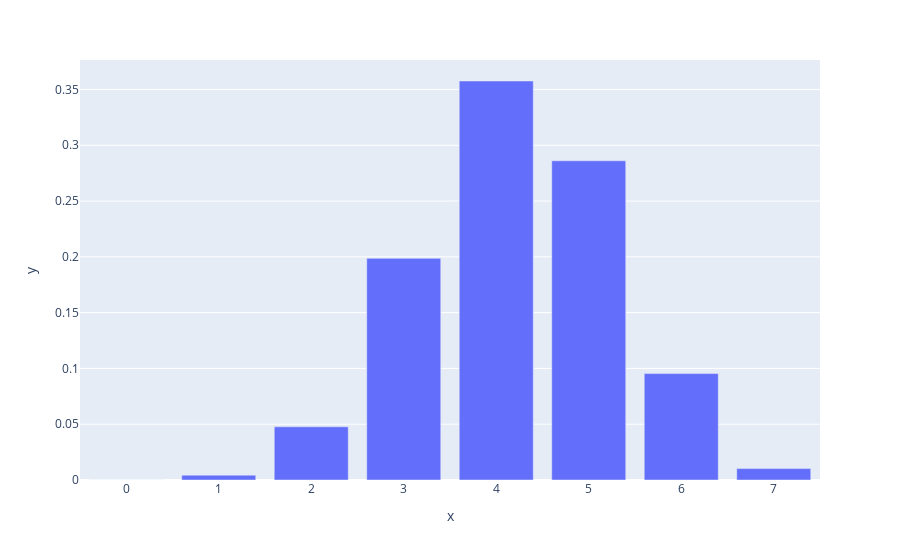

Notebook cell for this chart:
### Markdown cell above
There are five characteristics of a hypergeometric experiment.

1. You take samples from two groups.
2. You are concerned with a group of interest, called the first group.
3. You sample without replacement from the combined groups.
4. Each pick is not independent, since sampling is without replacement. 
5. You are not dealing with Bernoulli Trials.

A random variable $X$ follows the hypergeometric distribution if its probability mass function (pmf) is given by:

<img src="https://wikimedia.org/api/rest_v1/media/math/render/svg/928a49d5765a69e6abd87020769049318264c06a" class="mwe-math-fallback-image-inline" aria-hidden="true" style="vertical-align: -3.338ex; margin-left: -0.089ex; width:34.104ex; height:7.843ex;" alt="{\displaystyle p_{X}(k)=\Pr(X=k)={\frac {{\binom {K}{k}}{\binom {N-K}{n-k}}}{\binom {N}{n}}},}">

### Code cell
M = 20
n = 7
N = 12

x = np.arange(0, n+1)
pmf_dogs = sp.stats.hypergeom.pmf(x, M, n, N)

xp.bar(x = x, y = pmf_dogs)

### Figure 1 — Plotly figure (JSON) as saved in the notebook; plotly's stock layout.template omitted (floating-point values rounded to 4 significant figures)
{"data": [{"alignmentgroup": "True", "hovertemplate": "x=%{x}<br>y=%{y}<extra></extra>", "legendgroup": "", "marker": {"color": "#636efa", "pattern": {"shape": ""}}, "name": "", "offsetgroup": "", "orientation": "v", "showlegend": false, "textposition": "auto", "type": "bar", "x": [0, 1, 2, 3, 4, 5, 6, 7], "xaxis": "x", "y": [0.0001032, 0.004334, 0.04768, 0.1987, 0.3576, 0.2861, 0.09536, 0.01022], "yaxis": "y"}], "layout": {"autosize": true, "barmode": "relative", "legend": {"tracegroupgap": 0}, "margin": {"t": 60}, "xaxis": {"anchor": "y", "autorange": true, "domain": [0, 1], "range": [-0.5, 7.5], "title": {"text": "x"}, "type": "linear"}, "yaxis": {"anchor": "x", "autorange": true, "domain": [0, 1], "range": [0, 0.3764], "title": {"text": "y"}, "type": "linear"}}}
